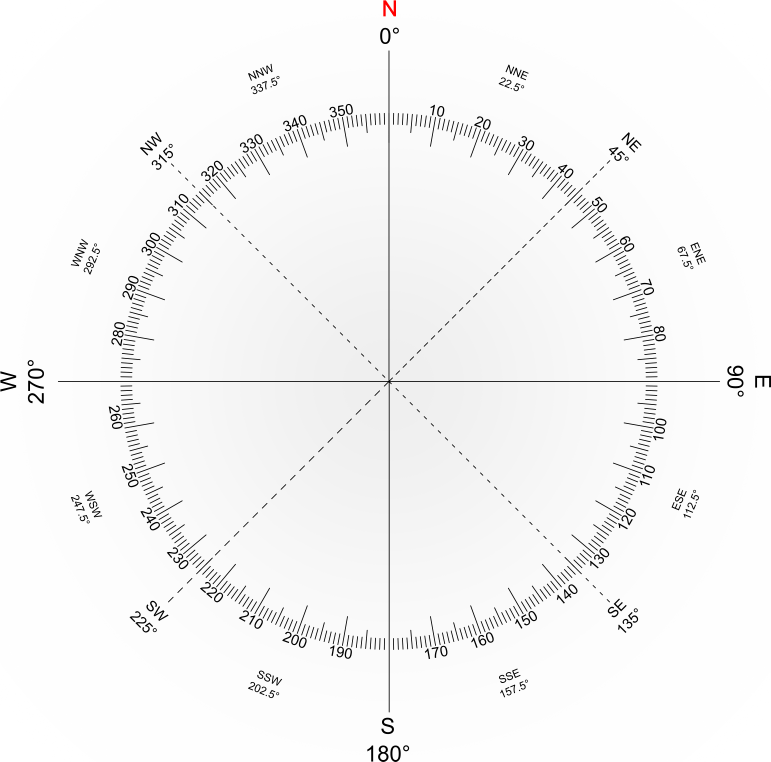
#> input picture media/rosa4.png, 2313 x 2285 px (shown at 1/3 size)
$ python gen_overlay_assets.py
#> lines starting #> are read from the running program, lines starting #| are printed output that depends on the picture
#!/usr/bin/env python3
"""Build the on-device overlay font and images.

From the repository root:

    python tools/gen_overlay_assets.py

Needs Pillow. Reads tools/fonts/DejaVuSans-Bold.ttf, media/rainy.png, and media/rosa4.png.
Rewrites firmware/main/overlay_font.c, overlay_font.h, overlay_assets.c, and
overlay_assets.h.

Flash choice: one 512px rose (8-bit alpha, zlib) plus a tiny red-N sprite, one
96px rain icon, and three DejaVu sizes (14, 22, 32). The rose is scaled at draw
time to frame_height * 480 / 1200. Glyphs are blitted at the nearest size, not
scaled, so the text stays sharp. A full bitmap set for every OV2640 resolution
would not fit the remaining app-partition space.
"""

import pathlib
import zlib

from PIL import Image, ImageDraw, ImageFont

ROOT = pathlib.Path(__file__).resolve().parents[1]
FONT_PATH = ROOT / "tools" / "fonts" / "DejaVuSans-Bold.ttf"
RAIN_PATH = ROOT / "media" / "rainy.png"
ROSE_PATH = ROOT / "media" / "rosa4.png"
OUT_DIR = ROOT / "firmware" / "main"

FONT_PX = (14, 22, 32)
CHARS = list("0123456789.:-/ CEFNSWhkmnps") + ["°", "º"]
ROSE_SIDE = 512
RAIN_SIDE = 96


def c_bytes(name, data, static=True):
    stor = "static " if static else ""
    lines = [f"{stor}const uint8_t {name}[] = {{"]
    for i in range(0, len(data), 16):
        chunk = ", ".join(f"0x{b:02x}" for b in data[i:i + 16])
        lines.append(f"    {chunk},")
    lines.append("};")
    return "\n".join(lines)


def c_u16(name, words):
    lines = [f"static const uint16_t {name}[] = {{"]
    for i in range(0, len(words), 12):
        chunk = ", ".join(f"0x{w:04x}" for w in words[i:i + 12])
        lines.append(f"    {chunk},")
    lines.append("};")
    return "\n".join(lines)


def pack_a4(values):
    out = bytearray((len(values) + 1) // 2)
    for i, a in enumerate(values):
        nib = (a * 15 + 127) // 255
        if i & 1:
            out[i // 2] |= nib
        else:
            out[i // 2] = nib << 4
    return bytes(out)


def rgb565(r, g, b):
    return ((r & 0xF8) << 8) | ((g & 0xFC) << 3) | (b >> 3)


def build_font():
    fonts = []
    for px in FONT_PX:
        face = ImageFont.truetype(str(FONT_PATH), px)
        ascent, descent = face.getmetrics()
        glyphs = []
        bits = bytearray()
        for ch in CHARS:
            cp = ord(ch)
            adv = max(1, int(round(face.getlength(ch))))
            if ch == " ":
                glyphs.append((cp, 0, 0, 0, 0, adv, 0))
                continue
            box = face.getbbox(ch)
            l, t, r, b = box
            w, h = r - l, b - t
            if w <= 0 or h <= 0:
                glyphs.append((cp, 0, 0, 0, 0, adv, 0))
                continue
            img = Image.new("L", (w, h), 0)
            ImageDraw.Draw(img).text((-l, -t), ch, font=face, fill=255)
            raw = img.tobytes()
            off = len(bits)
            row = bytearray((w + 1) // 2)
            packed = bytearray()
            for y in range(h):
                row[:] = b"\x00" * len(row)
                for x in range(w):
                    nib = (raw[y * w + x] + 8) >> 4
                    if nib > 15:
                        nib = 15
                    if x & 1:
                        row[x // 2] |= nib
                    else:
                        row[x // 2] = nib << 4
                packed += row
            bits += packed
            glyphs.append((cp, w, h, l, t, adv, off))
        fonts.append({
            "px": px,
            "ascent": ascent,
            "descent": descent,
            "glyphs": glyphs,
            "bits": bytes(bits),
        })
    return fonts


def build_rose():
    im = Image.open(ROSE_PATH).convert("RGBA").resize(
        (ROSE_SIDE, ROSE_SIDE), Image.Resampling.LANCZOS)
    px = im.load()
    alpha = bytearray(ROSE_SIDE * ROSE_SIDE)
    reds = []
    for y in range(ROSE_SIDE):
        for x in range(ROSE_SIDE):
            r, g, b, a = px[x, y]
            i = y * ROSE_SIDE + x
            if a > 30 and r > 150 and r > g + 50 and r > b + 50:
                reds.append((x, y, a))
                alpha[i] = 0
            else:
                alpha[i] = a
    z = zlib.compress(bytes(alpha), 9)
    if reds:
        xs = [p[0] for p in reds]
        ys = [p[1] for p in reds]
        x0 = max(0, min(xs) - 2)
        y0 = max(0, min(ys) - 2)
        x1 = min(ROSE_SIDE - 1, max(xs) + 2)
        y1 = min(ROSE_SIDE - 1, max(ys) + 2)
        rw, rh = x1 - x0 + 1, y1 - y0 + 1
        red = bytearray(rw * rh)
        for x, y, a in reds:
            red[(y - y0) * rw + (x - x0)] = a
    else:
        x0 = y0 = rw = rh = 0
        red = b""
    return {
        "alpha_z": z,
        "alpha_len": len(alpha),
        "red": bytes(red),
        "red_x": x0,
        "red_y": y0,
        "red_w": rw,
        "red_h": rh,
    }


def build_rain():
    im = Image.open(RAIN_PATH).convert("RGBA").resize(
        (RAIN_SIDE, RAIN_SIDE), Image.Resampling.LANCZOS)
    px = im.load()
    words = []
    alphas = []
    for y in range(RAIN_SIDE):
        for x in range(RAIN_SIDE):
            r, g, b, a = px[x, y]
            words.append(rgb565(r, g, b))
            alphas.append(a)
    return {"rgb": words, "a4": pack_a4(alphas)}


def emit_font(fonts):
    parts = [
        "/* Generated by tools/gen_overlay_assets.py. Do not edit. */",
        '#include "overlay_font.h"',
        "",
    ]
    decl = []
    for i, f in enumerate(fonts):
        parts.append(c_bytes(f"s_bits_{i}", f["bits"]))
        parts.append("")
        parts.append(f"static const ov_glyph_t s_glyphs_{i}[] = {{")
        for cp, w, h, xo, yo, adv, off in f["glyphs"]:
            parts.append(
                f"    {{ 0x{cp:04x}, {w}, {h}, {adv}, {xo}, {yo}, {off} }},")
        parts.append("};")
        parts.append("")
        decl.append(
            f"    {{ {f['px']}, {f['ascent']}, {f['descent']}, "
            f"{len(f['glyphs'])}, s_glyphs_{i}, s_bits_{i} }},")
    parts.append("const ov_font_t ov_fonts[] = {")
    parts.extend(decl)
    parts.append("};")
    parts.append(f"const int ov_font_n = {len(fonts)};")
    parts.append("")
    (OUT_DIR / "overlay_font.c").write_text("\n".join(parts), encoding="utf-8")

    header = """/* Generated by tools/gen_overlay_assets.py. Do not edit.
 * Regenerate from the repo root: python tools/gen_overlay_assets.py
 */
#pragma once

#include <stdint.h>

typedef struct {
    uint16_t cp;
    uint8_t w, h, adv;
    int8_t xoff, yoff;
    uint32_t off;
} ov_glyph_t;

typedef struct {
    uint8_t px, ascent, descent;
    uint16_t n;
    const ov_glyph_t *glyphs;
    const uint8_t *bits;
} ov_font_t;

extern const ov_font_t ov_fonts[];
extern const int ov_font_n;
"""
    (OUT_DIR / "overlay_font.h").write_text(header, encoding="utf-8")


def emit_assets(rose, rain, font_bytes):
    rose_raw = ROSE_SIDE * ROSE_SIDE
    parts = [
        "/* Generated by tools/gen_overlay_assets.py. Do not edit.",
        " * Regenerate from the repo root: python tools/gen_overlay_assets.py",
        f" * Rose alpha zlib {len(rose['alpha_z'])} bytes "
        f"(raw {rose_raw}), red N {len(rose['red'])} bytes,",
        f" * rain {RAIN_SIDE}px RGB565+A4, fonts {font_bytes} bytes.",
        " */",
        '#include "overlay_assets.h"',
        "",
        c_bytes("s_rose_z", rose["alpha_z"]),
        "",
        c_bytes("s_red", rose["red"] or b"\x00"),
        "",
        c_u16("s_rain_rgb", rain["rgb"]),
        "",
        c_bytes("s_rain_a4", rain["a4"]),
        "",
        "const ov_rose_asset_t ov_rose_asset = {",
        f"    {ROSE_SIDE}, {ROSE_SIDE}, {rose['alpha_len']}, {len(rose['alpha_z'])}, s_rose_z,",
        f"    {rose['red_x']}, {rose['red_y']}, {rose['red_w']}, {rose['red_h']}, s_red",
        "};",
        "",
        "const ov_rain_asset_t ov_rain_asset = {",
        f"    {RAIN_SIDE}, {RAIN_SIDE}, s_rain_rgb, s_rain_a4",
        "};",
        "",
    ]
    (OUT_DIR / "overlay_assets.c").write_text("\n".join(parts), encoding="utf-8")
    header = """/* Generated by tools/gen_overlay_assets.py. Do not edit.
 * Regenerate from the repo root: python tools/gen_overlay_assets.py
 */
#pragma once

#include <stdint.h>

typedef struct {
    uint16_t w, h;
    uint32_t alpha_len;
    uint32_t zlen;
    const uint8_t *z;
    uint16_t red_x, red_y, red_w, red_h;
    const uint8_t *red_a;
} ov_rose_asset_t;

typedef struct {
    uint16_t w, h;
    const uint16_t *rgb565;
    const uint8_t *a4;
} ov_rain_asset_t;

extern const ov_rose_asset_t ov_rose_asset;
extern const ov_rain_asset_t ov_rain_asset;
"""
    (OUT_DIR / "overlay_assets.h").write_text(header, encoding="utf-8")


def main():
    fonts = build_font()
    rose = build_rose()
#> in build_rose, `im = Image.open(ROSE_PATH).convert("RGBA").resize( (ROSE_SIDE, ROSE_SI..`:
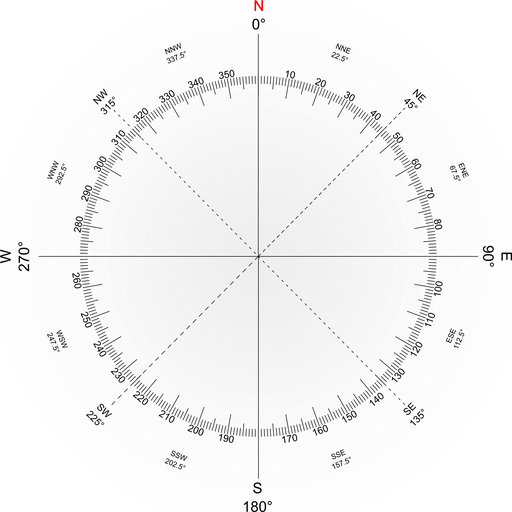
#> im: PIL image 512x512 RGBA; mean R, G, B, A 188.1, 188.1, 188.1, 22.9; transparent parts drawn white
#> after the loop in build_rose, `for y in range(ROSE_SIDE):`: reds = 70 items, first 6: (254, 0, 91), (255, 0, 210), (256, 0, 105), (261, 0, 127), (262, 0, 207), (254, 1, 116)
#> in build_rose, `xs = [p[0] for p in reds]`: xs = 70 values, max 262 at index 4, min 254 at index 0, mean 257.9
#> in build_rose, `ys = [p[1] for p in reds]`: ys = 70 values from 0 to 10
#> in build_rose, `x0 = max(0, min(xs) - 2)`: x0 = 252
#> in build_rose, `y0 = max(0, min(ys) - 2)`: y0 = 0
#> in build_rose, `x1 = min(ROSE_SIDE - 1, max(xs) + 2)`: x1 = 264
#> in build_rose, `y1 = min(ROSE_SIDE - 1, max(ys) + 2)`: y1 = 12
#> in build_rose, `rw, rh = x1 - x0 + 1, y1 - y0 + 1`: rw = 13
#> the loop in build_rose, `for x, y, a in reds:` made 70 passes
#> (x, y, a) on passes 1 to 12: (254, 0, 91), (255, 0, 210), (256, 0, 105), (261, 0, 127), (262, 0, 207), (254, 1, 116), (255, 1, 255), (256, 1, 238), (257, 1, 38), (261, 1, 159), (262, 1, 255), (254, 2, 113)
#> rose = 7 items
    got = zlib.decompress(rose["alpha_z"])
    if len(got) != rose["alpha_len"]:
        raise SystemExit("rose zlib round-trip failed")
    rain = build_rain()
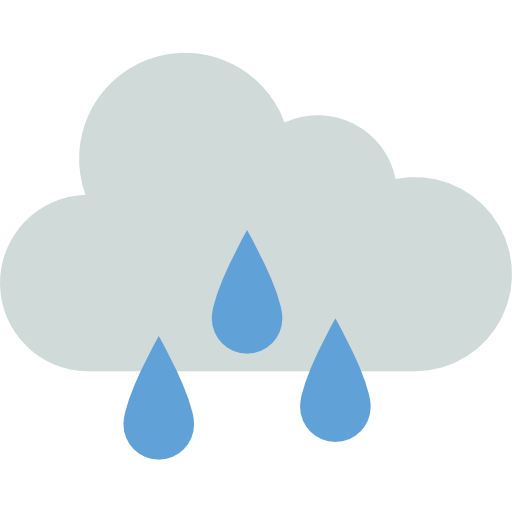
#> input picture media/rainy.png, 512 x 512 px
#> after the loop in build_rain, `for y in range(RAIN_SIDE):`: alphas = 9216 values, max 255 at index 1085, min 0 at index 0, mean 123; words = 9216 values, max 65535 at index 704, min 0 at index 0, mean 26828.9
#> rain = 2 items
    emit_font(fonts)
    font_bytes = sum(len(f["bits"]) for f in fonts)
    emit_assets(rose, rain, font_bytes)
#> the loop in c_u16, `for i in range(0, len(words), 12):` made 768 passes
#> i on passes 2 to 4: 12, 24, 36
#> after the loop in c_u16, `for i in range(0, len(words), 12):`: lines = 769 items
    rain_bytes = RAIN_SIDE * RAIN_SIDE * 2 + len(rain["a4"])
#> rain_bytes = 23040
    total = len(rose["alpha_z"]) + len(rose["red"]) + rain_bytes + font_bytes
#> total = 89305
    print(f"fonts {font_bytes} bytes")
    for f in fonts:
        print(f"  {f['px']}px glyphs {len(f['glyphs'])} bits {len(f['bits'])} "
              f"ascent {f['ascent']} descent {f['descent']}")
    print(f"rose zlib {len(rose['alpha_z'])} raw {rose['alpha_len']} "
          f"red {rose['red_w']}x{rose['red_h']} at {rose['red_x']},{rose['red_y']}")
#| rose zlib 56045 raw 262144 red 13x13 at 252,0
    print(f"rain {rain_bytes} bytes")
#| rain 23040 bytes
    print(f"flash payload {total} bytes ({total / 1024:.1f} KiB)")
#| flash payload 89305 bytes (87.2 KiB)


if __name__ == "__main__":
    main()
